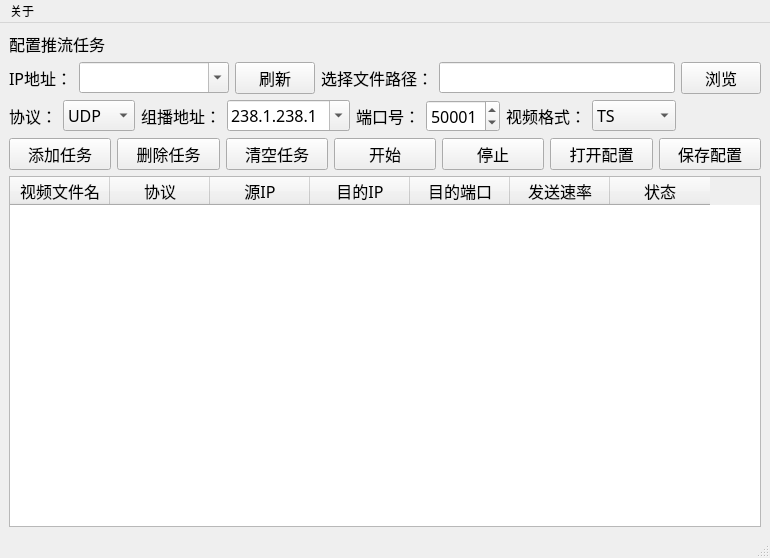
<?xml version="1.0" encoding="UTF-8"?>
<ui version="4.0">
 <class>MainWindow</class>
 <widget class="QMainWindow" name="MainWindow">
  <property name="geometry">
   <rect>
    <x>0</x>
    <y>0</y>
    <width>770</width>
    <height>558</height>
   </rect>
  </property>
  <property name="maximumSize">
   <size>
    <width>16777215</width>
    <height>16777215</height>
   </size>
  </property>
  <property name="windowTitle">
   <string>FFMPEG</string>
  </property>
  <property name="animated">
   <bool>true</bool>
  </property>
  <widget class="QWidget" name="centralwidget">
   <layout class="QGridLayout" name="gridLayout">
    <item row="0" column="0">
     <layout class="QVBoxLayout" name="verticalLayout">
      <item>
       <widget class="QLabel" name="label_2">
        <property name="font">
         <font>
          <family>微软雅黑</family>
          <pointsize>12</pointsize>
         </font>
        </property>
        <property name="text">
         <string>配置推流任务</string>
        </property>
       </widget>
      </item>
      <item>
       <layout class="QHBoxLayout" name="horizontalLayout_7">
        <item>
         <layout class="QHBoxLayout" name="horizontalLayout">
          <item>
           <widget class="QLabel" name="label">
            <property name="font">
             <font>
              <family>微软雅黑</family>
              <pointsize>12</pointsize>
             </font>
            </property>
            <property name="text">
             <string>IP地址：</string>
            </property>
           </widget>
          </item>
          <item>
           <widget class="QComboBox" name="comboBox_ip">
            <property name="minimumSize">
             <size>
              <width>150</width>
              <height>0</height>
             </size>
            </property>
            <property name="font">
             <font>
              <family>微软雅黑</family>
              <pointsize>12</pointsize>
             </font>
            </property>
            <property name="editable">
             <bool>true</bool>
            </property>
           </widget>
          </item>
          <item>
           <widget class="QPushButton" name="pushButton_refresh">
            <property name="font">
             <font>
              <family>微软雅黑</family>
              <pointsize>12</pointsize>
             </font>
            </property>
            <property name="text">
             <string>刷新</string>
            </property>
           </widget>
          </item>
         </layout>
        </item>
        <item>
         <layout class="QHBoxLayout" name="horizontalLayout_5">
          <item>
           <widget class="QLabel" name="label_7">
            <property name="font">
             <font>
              <family>微软雅黑</family>
              <pointsize>12</pointsize>
             </font>
            </property>
            <property name="text">
             <string>选择文件路径：</string>
            </property>
           </widget>
          </item>
          <item>
           <widget class="QLineEdit" name="lineEdit_filePath">
            <property name="font">
             <font>
              <family>微软雅黑</family>
              <pointsize>12</pointsize>
             </font>
            </property>
            <property name="text">
             <string/>
            </property>
           </widget>
          </item>
          <item>
           <widget class="QPushButton" name="pushButton_openPath">
            <property name="font">
             <font>
              <family>微软雅黑</family>
              <pointsize>12</pointsize>
             </font>
            </property>
            <property name="text">
             <string>浏览</string>
            </property>
           </widget>
          </item>
         </layout>
        </item>
       </layout>
      </item>
      <item>
       <layout class="QHBoxLayout" name="horizontalLayout_4">
        <item>
         <widget class="QLabel" name="label_3">
          <property name="font">
           <font>
            <family>微软雅黑</family>
            <pointsize>12</pointsize>
           </font>
          </property>
          <property name="text">
           <string>协议：</string>
          </property>
         </widget>
        </item>
        <item>
         <widget class="QComboBox" name="comboBox_protocol">
          <property name="font">
           <font>
            <family>微软雅黑</family>
            <pointsize>12</pointsize>
           </font>
          </property>
          <item>
           <property name="text">
            <string>UDP</string>
           </property>
          </item>
          <item>
           <property name="text">
            <string>RTP</string>
           </property>
          </item>
          <item>
           <property name="text">
            <string>RTMP</string>
           </property>
          </item>
         </widget>
        </item>
        <item>
         <widget class="QLabel" name="label_4">
          <property name="font">
           <font>
            <family>微软雅黑</family>
            <pointsize>12</pointsize>
           </font>
          </property>
          <property name="text">
           <string>组播地址：</string>
          </property>
         </widget>
        </item>
        <item>
         <widget class="QComboBox" name="comboBox_multiIp">
          <property name="font">
           <font>
            <family>微软雅黑</family>
            <pointsize>12</pointsize>
           </font>
          </property>
          <property name="editable">
           <bool>true</bool>
          </property>
          <item>
           <property name="text">
            <string>238.1.238.1</string>
           </property>
          </item>
          <item>
           <property name="text">
            <string>238.1.238.2</string>
           </property>
          </item>
          <item>
           <property name="text">
            <string>238.1.238.3</string>
           </property>
          </item>
          <item>
           <property name="text">
            <string>238.1.238.5</string>
           </property>
          </item>
          <item>
           <property name="text">
            <string>238.1.238.6</string>
           </property>
          </item>
          <item>
           <property name="text">
            <string>238.1.238.7</string>
           </property>
          </item>
          <item>
           <property name="text">
            <string>238.1.238.8</string>
           </property>
          </item>
          <item>
           <property name="text">
            <string>238.1.238.9</string>
           </property>
          </item>
          <item>
           <property name="text">
            <string>238.1.238.10</string>
           </property>
          </item>
          <item>
           <property name="text">
            <string>238.1.238.11</string>
           </property>
          </item>
          <item>
           <property name="text">
            <string>238.1.238.12</string>
           </property>
          </item>
          <item>
           <property name="text">
            <string>238.1.238.51</string>
           </property>
          </item>
          <item>
           <property name="text">
            <string>238.1.238.52</string>
           </property>
          </item>
          <item>
           <property name="text">
            <string>238.1.238.53</string>
           </property>
          </item>
          <item>
           <property name="text">
            <string>238.1.238.54</string>
           </property>
          </item>
         </widget>
        </item>
        <item>
         <widget class="QLabel" name="label_5">
          <property name="font">
           <font>
            <family>微软雅黑</family>
            <pointsize>12</pointsize>
           </font>
          </property>
          <property name="text">
           <string>端口号：</string>
          </property>
         </widget>
        </item>
        <item>
         <widget class="QSpinBox" name="spinBox_port">
          <property name="font">
           <font>
            <family>微软雅黑</family>
            <pointsize>12</pointsize>
           </font>
          </property>
          <property name="minimum">
           <number>1000</number>
          </property>
          <property name="maximum">
           <number>65535</number>
          </property>
          <property name="value">
           <number>50001</number>
          </property>
         </widget>
        </item>
        <item>
         <widget class="QLabel" name="label_6">
          <property name="font">
           <font>
            <family>微软雅黑</family>
            <pointsize>12</pointsize>
           </font>
          </property>
          <property name="text">
           <string>视频格式：</string>
          </property>
         </widget>
        </item>
        <item>
         <widget class="QComboBox" name="comboBox_videoFormat">
          <property name="font">
           <font>
            <family>微软雅黑</family>
            <pointsize>12</pointsize>
           </font>
          </property>
          <item>
           <property name="text">
            <string>TS</string>
           </property>
          </item>
          <item>
           <property name="text">
            <string>MPEG4</string>
           </property>
          </item>
          <item>
           <property name="text">
            <string>MKV</string>
           </property>
          </item>
         </widget>
        </item>
        <item>
         <spacer name="horizontalSpacer_4">
          <property name="orientation">
           <enum>Qt::Horizontal</enum>
          </property>
          <property name="sizeHint" stdset="0">
           <size>
            <width>40</width>
            <height>20</height>
           </size>
          </property>
         </spacer>
        </item>
       </layout>
      </item>
      <item>
       <layout class="QHBoxLayout" name="horizontalLayout_2">
        <item>
         <widget class="QPushButton" name="pushButton_add">
          <property name="font">
           <font>
            <family>微软雅黑</family>
            <pointsize>12</pointsize>
           </font>
          </property>
          <property name="text">
           <string>添加任务</string>
          </property>
         </widget>
        </item>
        <item>
         <widget class="QPushButton" name="pushButton_del">
          <property name="font">
           <font>
            <family>微软雅黑</family>
            <pointsize>12</pointsize>
           </font>
          </property>
          <property name="text">
           <string>删除任务</string>
          </property>
         </widget>
        </item>
        <item>
         <widget class="QPushButton" name="pushButton_clear">
          <property name="font">
           <font>
            <family>微软雅黑</family>
            <pointsize>12</pointsize>
           </font>
          </property>
          <property name="text">
           <string>清空任务</string>
          </property>
         </widget>
        </item>
        <item>
         <widget class="QPushButton" name="pushButton_start">
          <property name="font">
           <font>
            <family>微软雅黑</family>
            <pointsize>12</pointsize>
           </font>
          </property>
          <property name="text">
           <string>开始</string>
          </property>
         </widget>
        </item>
        <item>
         <widget class="QPushButton" name="pushButton_stop">
          <property name="font">
           <font>
            <family>微软雅黑</family>
            <pointsize>12</pointsize>
           </font>
          </property>
          <property name="text">
           <string>停止</string>
          </property>
         </widget>
        </item>
        <item>
         <widget class="QPushButton" name="pushButton_open">
          <property name="font">
           <font>
            <family>微软雅黑</family>
            <pointsize>12</pointsize>
           </font>
          </property>
          <property name="text">
           <string>打开配置</string>
          </property>
         </widget>
        </item>
        <item>
         <widget class="QPushButton" name="pushButton_save">
          <property name="font">
           <font>
            <family>微软雅黑</family>
            <pointsize>12</pointsize>
           </font>
          </property>
          <property name="text">
           <string>保存配置</string>
          </property>
         </widget>
        </item>
       </layout>
      </item>
      <item>
       <widget class="QTableWidget" name="tableWidget">
        <property name="editTriggers">
         <set>QAbstractItemView::NoEditTriggers</set>
        </property>
        <column>
         <property name="text">
          <string>视频文件名</string>
         </property>
         <property name="font">
          <font>
           <family>微软雅黑</family>
           <pointsize>12</pointsize>
          </font>
         </property>
        </column>
        <column>
         <property name="text">
          <string>协议</string>
         </property>
         <property name="font">
          <font>
           <family>微软雅黑</family>
           <pointsize>12</pointsize>
          </font>
         </property>
        </column>
        <column>
         <property name="text">
          <string>源IP</string>
         </property>
         <property name="font">
          <font>
           <family>微软雅黑</family>
           <pointsize>12</pointsize>
          </font>
         </property>
        </column>
        <column>
         <property name="text">
          <string>目的IP</string>
         </property>
         <property name="font">
          <font>
           <family>微软雅黑</family>
           <pointsize>12</pointsize>
          </font>
         </property>
        </column>
        <column>
         <property name="text">
          <string>目的端口</string>
         </property>
         <property name="font">
          <font>
           <family>微软雅黑</family>
           <pointsize>12</pointsize>
          </font>
         </property>
        </column>
        <column>
         <property name="text">
          <string>发送速率</string>
         </property>
         <property name="font">
          <font>
           <family>微软雅黑</family>
           <pointsize>12</pointsize>
          </font>
         </property>
        </column>
        <column>
         <property name="text">
          <string>状态</string>
         </property>
         <property name="font">
          <font>
           <family>微软雅黑</family>
           <pointsize>12</pointsize>
          </font>
         </property>
        </column>
       </widget>
      </item>
     </layout>
    </item>
   </layout>
   <zorder></zorder>
  </widget>
  <widget class="QMenuBar" name="menubar">
   <property name="geometry">
    <rect>
     <x>0</x>
     <y>0</y>
     <width>770</width>
     <height>21</height>
    </rect>
   </property>
   <widget class="QMenu" name="menu">
    <property name="title">
     <string>关于</string>
    </property>
   </widget>
   <addaction name="menu"/>
  </widget>
  <widget class="QStatusBar" name="statusbar"/>
 </widget>
 <resources/>
 <connections/>
</ui>
